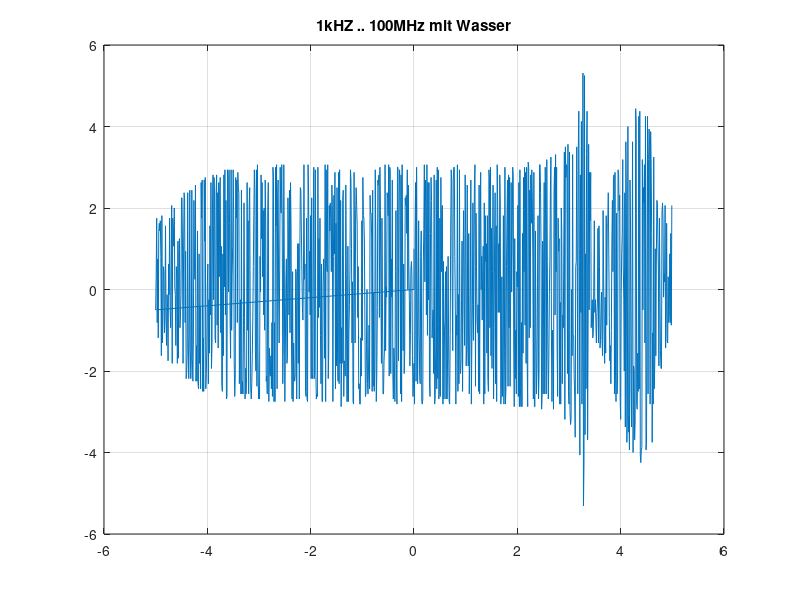
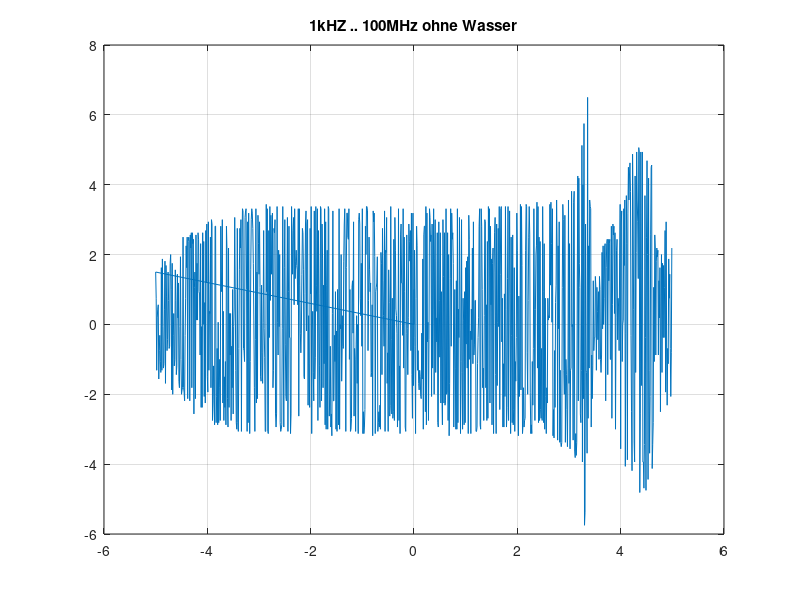
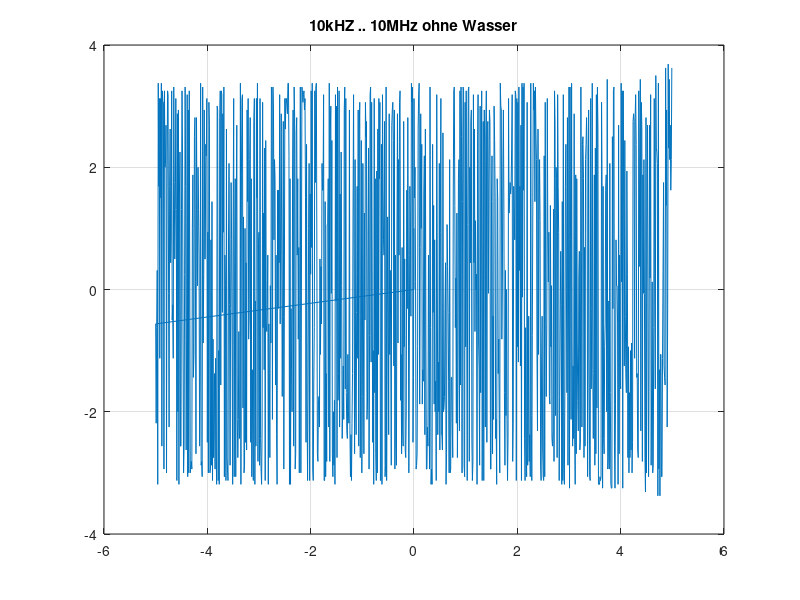
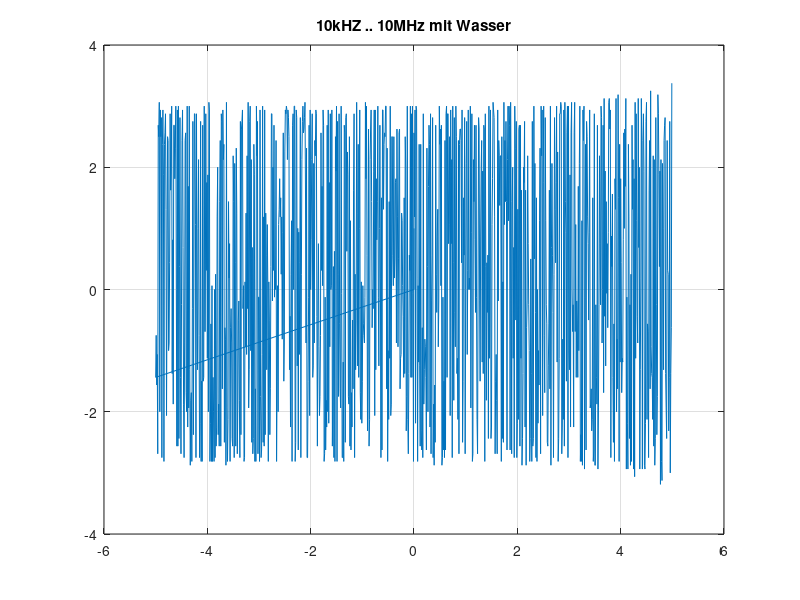

Write the MATLAB code that produced these figures, in order.
clc;
clear;
close all;

data0 = csvread('mess01/scope_0.csv');
data1 = csvread('mess01/scope_1.csv');
data2 = csvread('mess01/scope_2.csv');
data3 = csvread('mess01/scope_3.csv');

figure(1);
plot(data0(:,1), data0(:,2));
title('1kHZ .. 100MHz mit Wasser');
grid on;
print -dpdf 'scope_0'

figure(2);
plot(data1(:,1), data1(:,2));
title('1kHZ .. 100MHz ohne Wasser');
grid on;
print -dpdf 'scope_1'

figure(3);
plot(data2(:,1), data2(:,2));
title('10kHZ .. 10MHz ohne Wasser');
grid on;
print -dpdf 'scope_2'

figure(4);
plot(data3(:,1), data3(:,2));
title('10kHZ .. 10MHz mit Wasser');
grid on;
print -dpdf 'scope_3'
